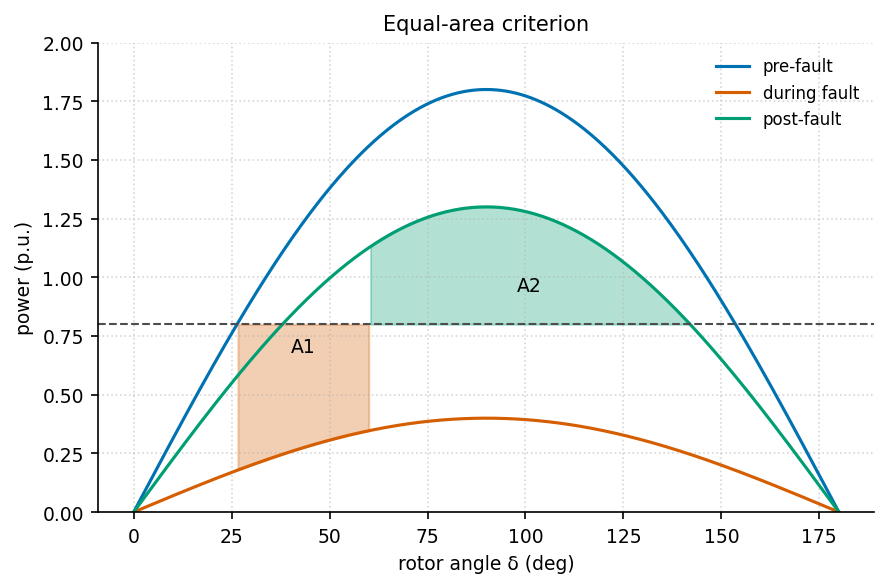

The script that saved this image:
"""equal_area_criterion: 等面积法则（暂态稳定判据）."""
import sys, os; sys.path.insert(0, os.path.join(os.path.dirname(os.path.abspath(__file__)), '..', '..', '_utils', 'python'))
import numpy as np
import matplotlib.pyplot as plt
from theme import apply_theme
from palette import cycle

def make_figure(Pm=0.8, title='Equal-area criterion'):
    apply_theme()
    d = np.linspace(0, np.pi, 400)
    Pe_pre, Pe_fault, Pe_post = 1.8*np.sin(d), 0.4*np.sin(d), 1.3*np.sin(d)
    d0 = np.arcsin(Pm/1.8); dc = 1.05; dmax = np.pi - np.arcsin(Pm/1.3)
    fig, ax = plt.subplots()
    ax.plot(np.degrees(d), Pe_pre, color=cycle(0), label='pre-fault')
    ax.plot(np.degrees(d), Pe_fault, color=cycle(1), label='during fault')
    ax.plot(np.degrees(d), Pe_post, color=cycle(2), label='post-fault')
    ax.axhline(Pm, color='0.3', linewidth=1, linestyle='--')
    m1 = (d >= d0) & (d <= dc)
    ax.fill_between(np.degrees(d[m1]), Pe_fault[m1], Pm, color=cycle(1), alpha=0.3)
    m2 = (d >= dc) & (d <= dmax) & (1.3*np.sin(d) >= Pm)
    ax.fill_between(np.degrees(d[m2]), Pm, Pe_post[m2], color=cycle(2), alpha=0.3)
    ax.text(np.degrees((d0+dc)/2), Pm-0.12, 'A1', ha='center', fontsize=9)
    ax.text(np.degrees((dc+dmax)/2), Pm+0.14, 'A2', ha='center', fontsize=9)
    ax.set_xlabel('rotor angle δ (deg)'); ax.set_ylabel('power (p.u.)'); ax.set_title(title)
    ax.legend(); ax.grid(True, linestyle=':', alpha=0.5); ax.set_ylim(0, 2)
    fig.tight_layout()
    return fig

if __name__ == '__main__':
    fig = make_figure(); fig.savefig(__file__.replace('.py', '.png'), dpi=150)
